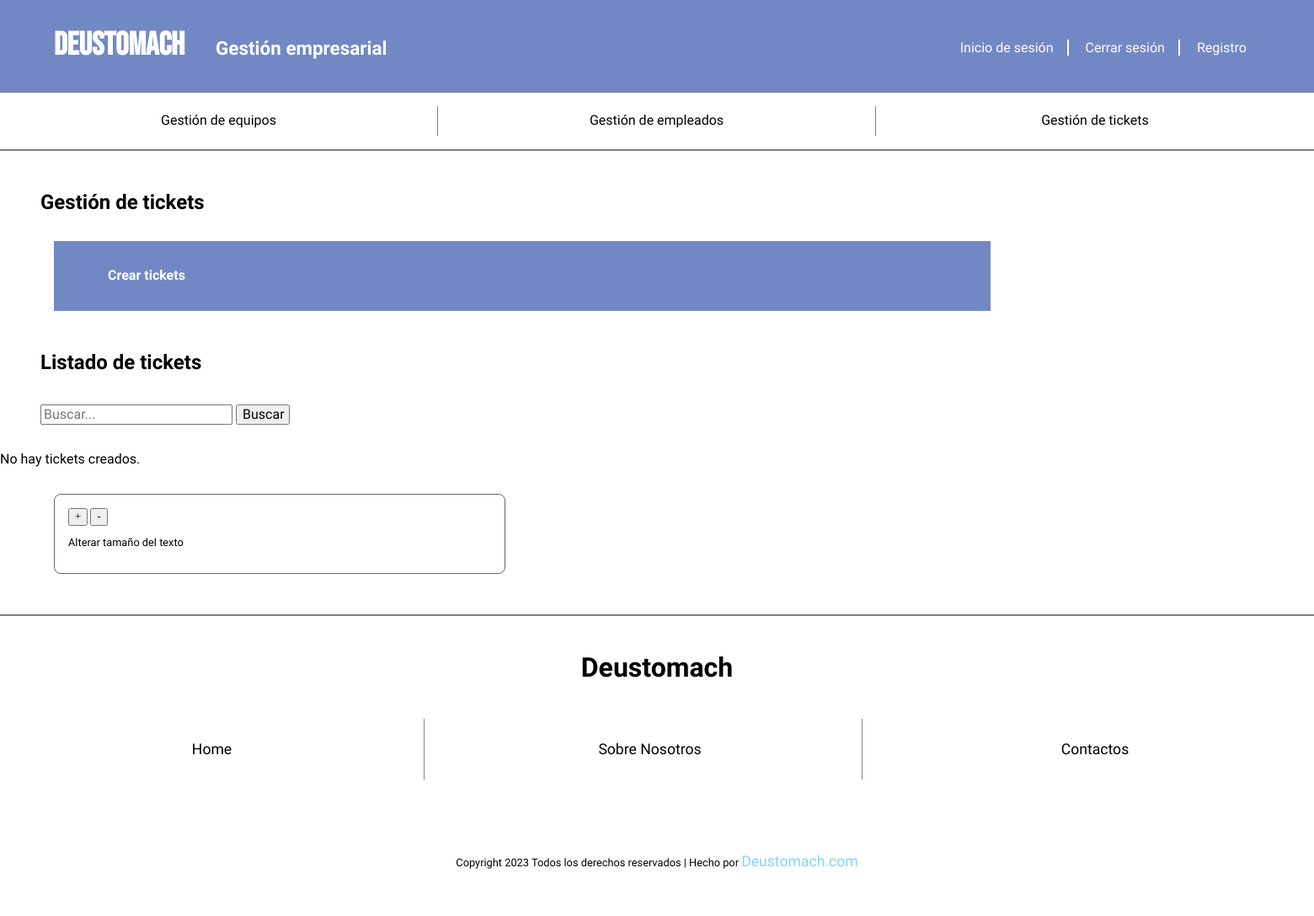
/appDeustomachGestion/tickets-menu, run on an earlier commit of the app's database.
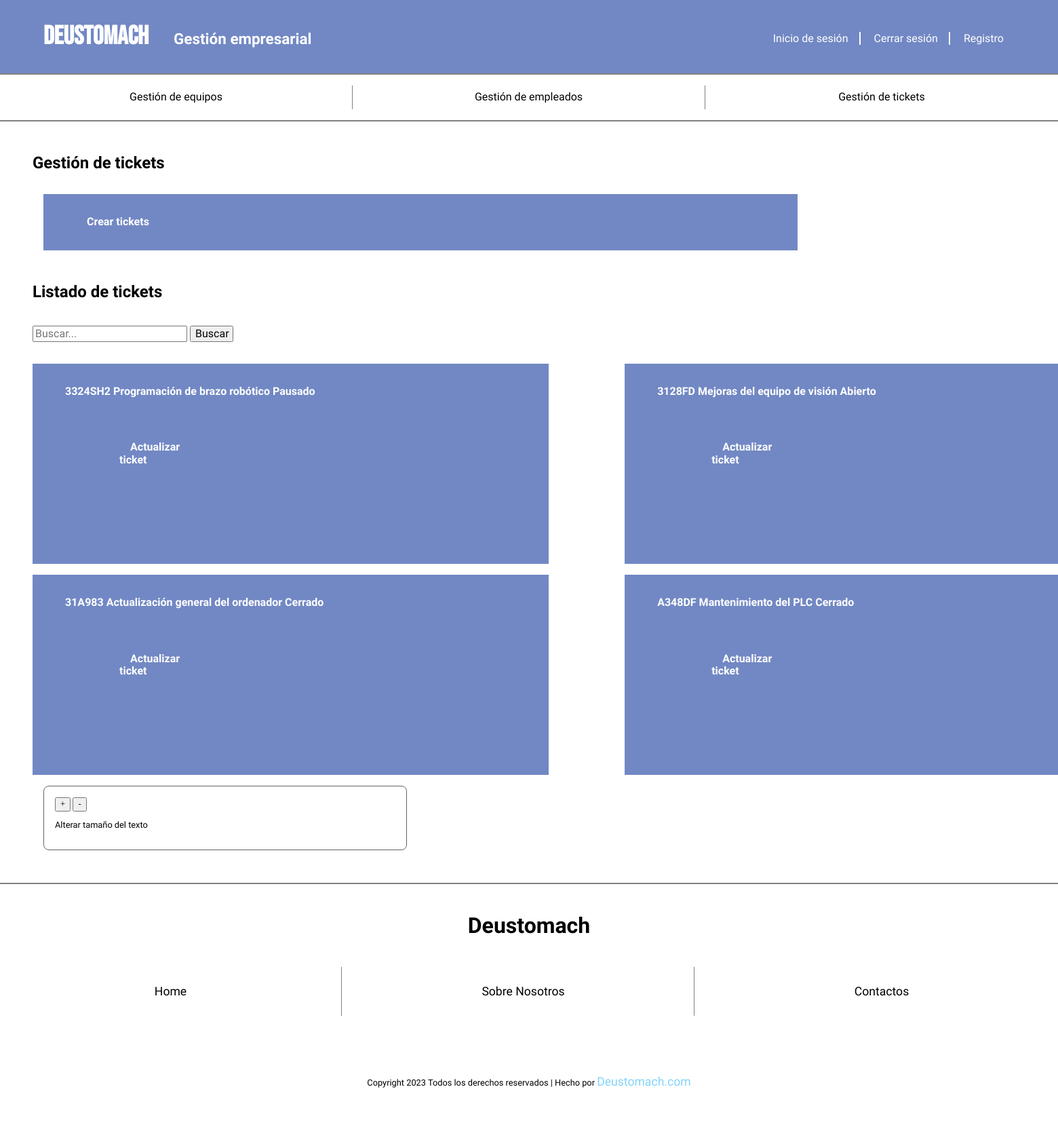
And on a later commit of the database.
### appDeustomachGestion/models.py (models this page shows, shortened)
class Ticket(models.Model):
    NIVEL_URGENCIA = [
        ('Baja', 'Baja'),
        ('Media', 'Media'),
        ('Alta', 'Alta')
    ]
    ESTADO_TICKET = [
        ('Abierto', 'Abierto'),
        ('Cerrado', 'Cerrado'),
        ('Pausado', 'Pausado')
    ]
    numero_referencia = models.CharField(max_length=50, unique=True)
    titulo = models.CharField(max_length=100)
    descripcion_detallada = models.TextField()
    fecha_apertura = models.DateField()
    fecha_resolucion = models.DateField(null=True, blank=True)
    nivel_urgencia = models.CharField(max_length=50, choices=NIVEL_URGENCIA, default='Baja')
    tipo_ticket = models.CharField(max_length=50)
    estado_ticket = models.CharField(max_length=50, choices=ESTADO_TICKET, default='Abierto')
    empleado_asignado = models.ForeignKey(Empleado, on_delete=models.CASCADE)
    equipo_asignado = models.ForeignKey(Equipo, on_delete=models.CASCADE)
    comentarios = models.TextField(null=True, blank=True)
    created = models.DateTimeField(default=timezone.now)
    updated = models.DateTimeField(auto_now=True)
    class Meta:
        verbose_name_plural = "tickets"
        verbose_name = "ticket"
        ordering = ["-created"]

### appDeustomachGestion/views.py (the view)
# urls.py: path('tickets-menu', listar_tickets, name='tickets'),
def listar_tickets(request):
    busqueda = request.POST.get("buscar")
    tickets = Ticket.objects.all()
    if busqueda:
        tickets = Ticket.objects.filter(
            Q(numero_referencia__icontains=busqueda) |
            Q(titulo__icontains=busqueda)
        ).distinct()
    return render(request, "appDeustomachGestionTickets/tickets_menu.html", {"tickets": tickets})

### templates/appDeustomachGestionTickets/tickets_menu.html (shortened to what this page needs)
{% extends 'base.html' %}
{% block contenido %}
   <main class="tickets-menu">
       <h2>Gestión de tickets</h2>
       <section class="gestion-tickets">
           <div class="box-tickets-create">
               <a href="{% url 'tickets_create' %}">Crear tickets</a>
           </div>
           <h2>Listado de tickets</h2>
           <div class="box-busqueda">
                <form  METHOD="POST">
                    <div class="busqueda">
                        <input type="text" placeholder="Buscar..." name="buscar" value="{{ request.POST.buscar }}" >
                        <button type="submit"> Buscar
                        </button>
                    </div>
                </form>
            </div>
           <div class="tickets-grid">
               {% if tickets %}
                    {% for ticket in tickets %}
                        <div class="box-tickets-item">
                            <a href="{% url 'tickets_show' ticket.id %}">
                                {{ ticket.numero_referencia }} {{ ticket.titulo }} {{ ticket.estado_ticket }}
                            </a>
                            <div class="box-tickets-update">
                                <a href="{% url 'tickets_update' pk=ticket.pk %}">Actualizar ticket</a>
                            </div>
                        </div>
                   {% endfor %}
               {% else %}
                     <p>No hay tickets creados.</p>
                {% endif %}
           </div>
       </section>
   </main>
{% endblock %}

### templates/base.html (shortened to what this page needs)
<!doctype html>
<html lang="en">
<head>
    {% load static %}
    <link rel="stylesheet" href="{% static 'css/style.css' %}">
    <link rel="stylesheet" href="{% static 'css/normalize.css' %}">
</head>
<body>
     <header>
        <section class="header-web">
            <div class="header">
                <h1 class="nombre-web">Deustomach</h1>
                <h3 class="subtitulo-web">Gestión empresarial</h3>
            </div>
            <div class="opciones-sesion">
                <a href="{% url 'login' %}">Inicio de sesión</a>
                <a href="{% url 'logout' %}">Cerrar sesión</a>
                <a href="{% url 'signup' %}">Registro</a>
            </div>
        </section>
    </header>
    <div id="content">
        <div class="contenedor-nav">
            <nav class="contenedor">
                <a href="{% url 'equipos_menu' %}">Gestión de equipos</a>
                <a href="{% url 'empleados_menu' %}">Gestión de empleados</a>
                <a href="{% url 'tickets_menu' %}">Gestión de tickets</a>
            </nav>
        </div>
        {% block contenido %}{% endblock %}
    <div class="selector-texto">
        <button id="aumentar-fuente">+</button>
        <button id="disminuir-fuente">-</button>
        <p>Alterar tamaño del texto</p>
    </div>
    </div>
     <footer class="site-footer">
         <h2>Deustomach</h2>
         <nav class="navegacion">
            <a href="{% url 'equipos_menu' %}">Home</a>
            <a href="#">Sobre Nosotros</a>
            <a href="#">Contactos</a>
         </nav>
         <p class="bottom-footer">Copyright 2023 Todos los derechos reservados | Hecho por <a href="{% url 'equipos_menu' %}">Deustomach.com</a></p>
     </footer>
</body>
</html>

### static/css/style.css (style rules this page uses)
html { box-sizing: border-box; }
h1 { font-family: "Bebas Nenue",sans-serif; }
a, h2, h3, p { font-family: "Raleway",sans-serif; text-decoration: none; color: black; }
.header-web { justify-content: space-between; display: flex; padding-top: 2rem; padding-left: 4rem; background-color: #7288c4; }
.header { height: 100%; padding-bottom: 2rem; font-size: 1.2rem; }
.header h1, h3 { display: inline; margin-right: 2rem; }
.nombre-web { color: white; margin-bottom: 0; }
.subtitulo-web { margin-top: 1rem; color: white; }
.opciones-sesion { text-align: right; border-radius: 0.5rem; padding: 1rem; margin-right: 3rem; flex-wrap: wrap; }
.opciones-sesion a { border-right: 2px solid white; padding-right: 1rem; margin-right: 1rem; color: white; white-space: nowrap; }
.opciones-sesion a:last-child { border-right: none; margin-right: 0; }
.contenedor-nav { border-top: 2px solid gray; border-bottom: 2px solid gray; }
.contenedor { display: grid; grid-template-columns: repeat(3, 1fr); }
.contenedor a { justify-content: center; display: inline-flex; margin-top: 1rem; margin-bottom: 1rem; color: black; text-align: center; align-items: center; padding: 0.5rem 1rem; border-right: 1px solid gray; }
.contenedor a:last-child { margin-right: 0; border-right: none; }
.selector-texto { border: 1px solid #666; border-radius: 0.5rem; padding: 1rem; margin: 1rem 60rem 2rem 4rem; font-size: 0.8rem; }
.site-footer { margin-top: 3rem; padding-bottom: 1%; border-top:2px solid gray; }
.site-footer a { padding-top: 2rem; padding-bottom: 2rem; text-align: center; font-size: 1.1rem; color: black; display: inline-block; border-right: 1px solid gray; margin-right: 1rem; line-height: 0.5rem; }
.site-footer a:last-child { border-right: none; margin-right: 0; }
.site-footer p { font-size: 0.8rem; color: black; }
.site-footer h2 { padding-top: 1rem; padding-bottom: 1rem; color: black; text-align: center; font-size: 2rem; }
.navegacion { display: grid; grid-template-columns: repeat(3, 1fr); }
.bottom-footer { padding-top: 3rem; color: white; text-align: center; }
.bottom-footer a { color: #81d4fa; }
h1, h2 { font-family: "Bebas Neue", sans-serif; }
a, h2, p { font-family: "Raleway", sans-serif; text-decoration: none; }
.tickets-menu a, .tickets-index a, .empleados-menu a, .empleados-index a, .equipos-menu a, .equipos-index a { margin-left: 2rem; color: white; font-weight: bold; }
.tickets-grid a, .empleados-grid a, .equipos-grid a { margin-left: 1rem; }
.tickets-menu h2, .tickets-index h2, .tickets-detail h2, .tickets-update h2, .empleados-menu h2, .empleados-index h2, .equipos-menu h2, .equipos-index h2, .equipos-detail h2, .equipos-delete h2, .empleados-detail h2 { margin-top: 3rem; margin-left: 3rem; }
.box-busqueda { display: flex; justify-content: space-between; margin-left: 3rem; padding: 1rem 0; }
.busqueda { height: 1.5rem; }
.busqueda input { font-family: "Raleway",sans-serif; }
.busqueda button { font-family: "Raleway",sans-serif; width: 4rem; height: 1.5rem; }
.box-tickets-update a { color: white; font-weight: bold; }
.box-tickets-index, .box-tickets-create, .box-equipos-index, .box-equipos-create, .box-equipos-delete, .box-empleados-index, .box-empleados-create { padding: 2rem; margin-left: 4rem; margin-right: 24rem; margin-top: 2rem; background-color: #7288c4; }
.box-tickets-create, .box-empleados-create { margin-bottom: 3rem; }
.box-tickets-update { margin-bottom: 3rem; margin-right: 30rem; }
.box-tickets-item, .box-equipos-item, .box-empleados-item { padding: 2rem; margin-left: 4rem; margin-right: 24rem; margin-top: 1rem; background-color: #7288c4; }
.tickets-grid, .equipos-grid, .empleados-grid { display: grid; grid-template-columns: repeat(2, 1fr); }
.box-tickets-item, .box-equipos-item, .box-empleados-item { background-color: #7288c4; padding: 2rem; margin-right: 4rem; margin-left: 3rem; }
.box-tickets-detail, .box-equipos-detail, .box-empleados-detail, .box-tickets-update { background-color: #7288c4; padding: 2rem; margin: 2rem 30rem 5rem 4rem; }

What changed in the data, as far as the page shows it:
added Ticket: numero_referencia "3324SH2", titulo "Programación de brazo robótico", estado_ticket "Pausado"
added Ticket: numero_referencia "3128FD", titulo "Mejoras del equipo de visión", estado_ticket "Abierto"
added Ticket: numero_referencia "31A983", titulo "Actualización general del ordenador", estado_ticket "Cerrado"
added Ticket: numero_referencia "A348DF", titulo "Mantenimiento del PLC", estado_ticket "Cerrado"
Also different on the page:
text no longer shown: "No hay tickets creados."
